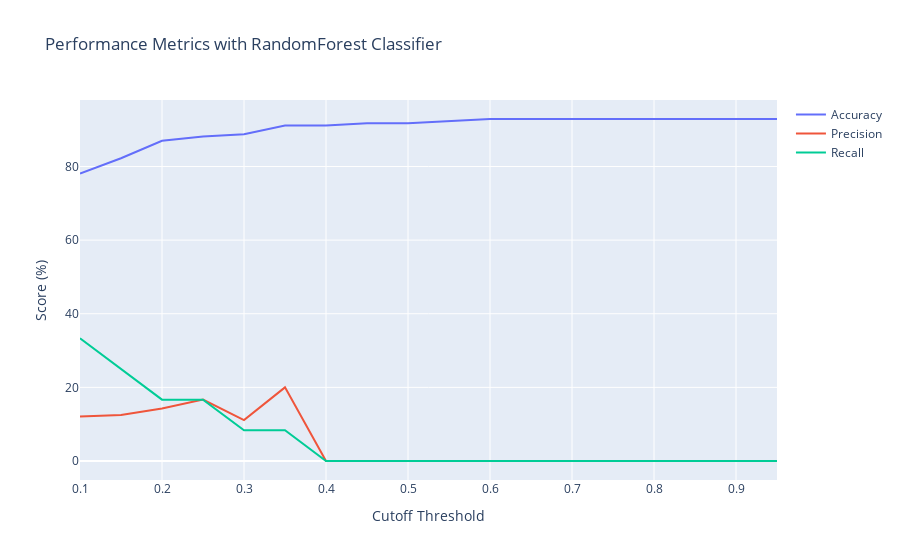

Source (notebook cell):
### Code cell
thresholds = np.arange(0.1, 1.0, 0.05)

accuracy_scores = []
precision_scores = []
recall_scores = []

score_plot = go.Figure()

for threshold in thresholds:
    # make predictions at each threshold
    y_pred = (rf_model.predict_proba(X_test)[:, 1] > threshold).astype(int)
    
    # calculate accuracy, precision, and recall for each threshold's predictions
    accuracy = accuracy_score(y_test, y_pred)*100
    precision = precision_score(y_test, y_pred)*100
    recall = recall_score(y_test, y_pred)*100
    
    # append the scores to their respective lists
    accuracy_scores = np.append(accuracy_scores, accuracy)
    precision_scores = np.append(precision_scores, precision)
    recall_scores = np.append(recall_scores, recall)
    
score_plot.add_trace(go.Scatter(x = thresholds, y = accuracy_scores, name = 'Accuracy', mode = 'lines')) 
score_plot.add_trace(go.Scatter(x = thresholds, y = precision_scores, name = 'Precision', mode = 'lines'))
score_plot.add_trace(go.Scatter(x = thresholds, y = recall_scores, name = 'Recall', mode = 'lines'))

score_plot.update_layout(xaxis_title = 'Cutoff Threshold',
                         yaxis_title = 'Score (%)',
                         title = 'Performance Metrics with RandomForest Classifier')

### Figure 1 — Plotly figure (JSON) as saved in the notebook; plotly's stock layout.template omitted (floating-point values rounded to 4 significant figures)
{"data": [{"mode": "lines", "name": "Accuracy", "type": "scatter", "x": [0.1, 0.15, 0.2, 0.25, 0.3, 0.35, 0.4, 0.45, 0.5, 0.55, 0.6, 0.65, 0.7, 0.75, 0.8, 0.85, 0.9, 0.95], "y": [78.11, 82.25, 86.98, 88.17, 88.76, 91.12, 91.12, 91.72, 91.72, 92.31, 92.9, 92.9, 92.9, 92.9, 92.9, 92.9, 92.9, 92.9]}, {"mode": "lines", "name": "Precision", "type": "scatter", "x": [0.1, 0.15, 0.2, 0.25, 0.3, 0.35, 0.4, 0.45, 0.5, 0.55, 0.6, 0.65, 0.7, 0.75, 0.8, 0.85, 0.9, 0.95], "y": [12.12, 12.5, 14.29, 16.67, 11.11, 20, 0, 0, 0, 0, 0, 0, 0, 0, 0, 0, 0, 0]}, {"mode": "lines", "name": "Recall", "type": "scatter", "x": [0.1, 0.15, 0.2, 0.25, 0.3, 0.35, 0.4, 0.45, 0.5, 0.55, 0.6, 0.65, 0.7, 0.75, 0.8, 0.85, 0.9, 0.95], "y": [33.33, 25, 16.67, 16.67, 8.333, 8.333, 0, 0, 0, 0, 0, 0, 0, 0, 0, 0, 0, 0]}], "layout": {"title": {"text": "Performance Metrics with RandomForest Classifier"}, "xaxis": {"title": {"text": "Cutoff Threshold"}}, "yaxis": {"title": {"text": "Score (%)"}}}}
